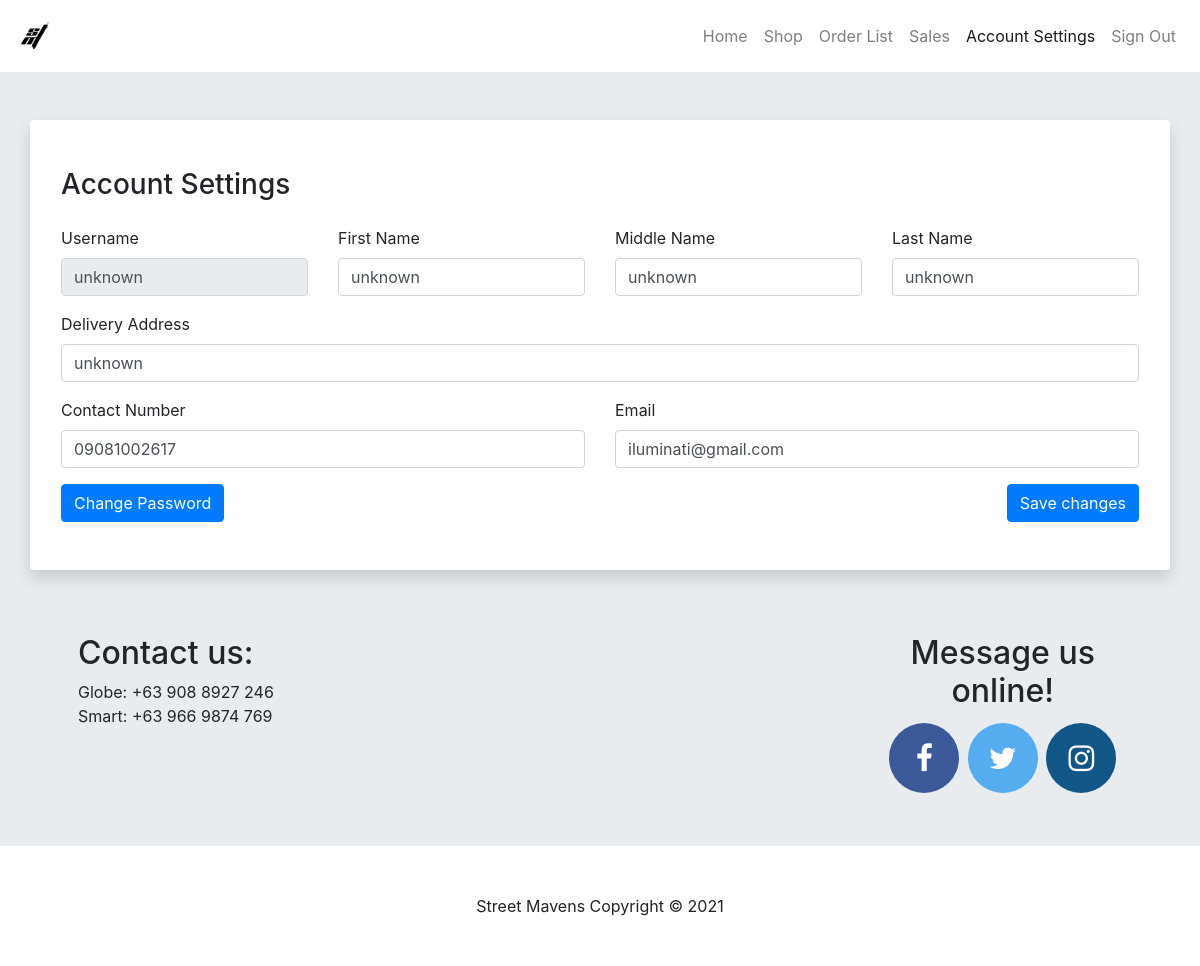
/account_settings.php (signed in), run on the app's committed database.
### tables this page shows
CREATE TABLE `users` (
  `id` int(11) NOT NULL,
  `username` varchar(50) NOT NULL,
  `password` varchar(150) NOT NULL,
  `permission` enum('normal','admin') NOT NULL DEFAULT 'normal',
  `first_name` varchar(100) NOT NULL,
  `middle_name` varchar(100) NOT NULL,
  `last_name` varchar(100) NOT NULL,
  `address` varchar(300) NOT NULL,
  `contact_number` varchar(50) NOT NULL,
  `email` varchar(100) NOT NULL,
  `date_added` timestamp NOT NULL DEFAULT current_timestamp()
);

### functions/functions.php (called while the page is built, shortened)
<?php
function get_user_info($user_id)
{
    global $__conn;
    $error = 0;
    $data = array();
    $stmt = $__conn->prepare(
        "SELECT username, password, first_name, middle_name, last_name,
        address, contact_number, email
        FROM users
        WHERE id = ? LIMIT 1
    "
    );
    if (
        $stmt &&
        $stmt->bind_param('i', $user_id) &&
        $stmt->execute() &&
        $stmt->store_result() &&
        $stmt->bind_result(
            $username,
            $password,
            $first_name,
            $middle_name,
            $last_name,
            $address,
            $contact_number,
            $email
        ) &&
        $stmt->fetch()
    ) {
        $data['username'] = $username;
        $data['password'] = $password;
        $data['first_name'] = $first_name;
        $data['middle_name'] = $middle_name;
        $data['last_name'] = $last_name;
        $data['address'] = $address;
        $data['contact_number'] = $contact_number;
        $data['email'] = $email;
    } else $error = 1;
    return array(
        'error' => $error,
        'data' => $data
    );
}

### account_settings.php (the view, shortened to what this page needs)
<?php
require_once('statics/database_info.php');
require_once('functions/functions.php');
$user_id = $_SESSION['id'];
$user = get_user_info($user_id)['data'];
$username = $user['username'];
$first_name = $user['first_name'];
$middle_name = $user['middle_name'];
$last_name = $user['last_name'];
$address = $user['address'];
$contact_number = $user['contact_number'];
$email = $user['email'];
?>
<!DOCTYPE html>
<html lang="en">
<head>
    <?php include_once('includes/head.php') ?>
</head>
<body>
    <?php include_once('includes/navbar.php') ?>
    <main>
        <div class="container bg-white rounded shadow mt-5">
            <div class="row pt-5 px-3">
                <div class="col-sm">
                    <h3>Account Settings</h3>
                </div>
            </div>
            <form action="" method="POST">
                <div class="row pt-3 px-3">
                    <div class="col-sm">
                        <label for="username">Username</label>
                        <input type="text" class="form-control" id="username" name="username" value="<?= $username ?>" disabled>
                    </div>
                    <div class="col-sm">
                        <label for="first_name">First Name</label>
                        <input type="text" class="form-control" id="first_name" name="first_name" value="<?= $first_name ?>" required>
                    </div>
                    <div class="col-sm">
                        <label for="middle_name">Middle Name</label>
                        <input type="text" class="form-control" id="middle_name" name="middle_name" value="<?= $middle_name ?>" required>
                    </div>
                    <div class="col-sm">
                        <label for="last_name">Last Name</label>
                        <input type="text" class="form-control" id="last_name" name="last_name" value="<?= $last_name ?>" required>
                    </div>
                </div>
                <div class="row pt-3 px-3">
                    <div class="col-sm">
                        <label for="address">Delivery Address</label>
                        <input type="text" class="form-control" id="address" name="address" value="<?= $address ?>" required>
                    </div>
                </div>
                <div class="row pt-3 px-3">
                    <div class="col-sm">
                        <label for="contact_number">Contact Number</label>
                        <input type="contact" class="form-control" id="contact_number" name="contact_number" value="<?= $contact_number ?>" required>
                    </div>
                    <div class="col-sm">
                        <label for="email">Email</label>
                        <input type="email" class="form-control" id="email" name="email" value="<?= $email ?>" required>
                    </div>
                </div>
                <div class="row pt-3 px-3 pb-5">
                    <div class="col-sm">
                        <button class="btn btn-primary" id="change_password">Change Password</button>
                    </div>
                    <div class="col-sm text-right">
                        <button class="btn btn-primary" name="save_changes">Save changes</button>
                    </div>
                </div>
            </form>
        </div>
    </main>
    <?php include_once('includes/section.php') ?>
    <?php include_once('includes/footer.php') ?>
</body>
</html>

### styles/styles.css (style rules this page uses)
body { background-color: #e9ecef; }

### data on the page
users: username "unknown", first_name "unknown", middle_name "unknown", last_name "unknown", address "unknown", contact_number "09081002617", email "iluminati@gmail.com"
